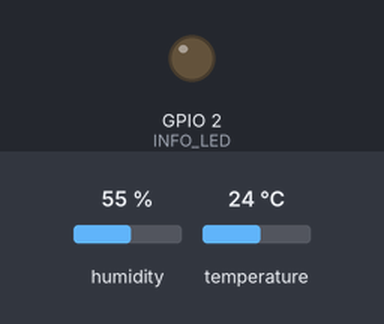
Bench run of a sketch on a simulated ESP32. Parts: output pins drawn as LEDs (lit = HIGH). The test bench sets the inputs (shaded band); at power-on: humidity 55 %, temperature 24 °C. WiFi joins after 1.5 s; servers stay silent unless stated; uploads are accepted with an empty reply; pins used as bus, display or sensor lines are not drawn; what the sketch prints to the serial monitor is not drawn. At 6.2 s the program puts the board to deep sleep or switches it off; the recording ends there.

Above: at 1.6 s.
At 4.6 s:
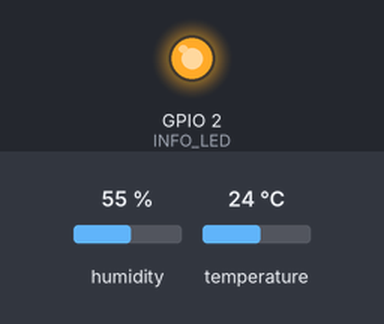
Timing chart, 0 to 6.2 s (numbered marks = the images above):
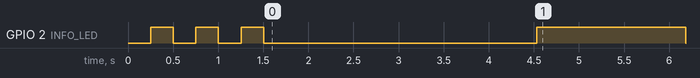

The sketch:

sensei.ino
```cpp
#include <WiFi.h>
#include <WiFiClientSecure.h>
#include <HTTPClient.h>
#include "esp_sleep.h"
#include "esp_wifi.h"

// Sensor
#include "DHT.h"

// Use this to configure the project
#include "config.h"
// Server client
#include "client.h"
/////////////////////
/// GLOBAL VARIABLES
/////////////////////////

// Status of the led that keeps info
bool infoLED = false;

//////////////////////////
/// Code
///////////////////////////

// Initialize DHT sensor
DHT dht(DHT_PIN, DHT_TYPE);

/**
Displays the device Mac address
*/
void printMac(){
  uint8_t mac[6];
  esp_err_t ret = esp_wifi_get_mac(WIFI_IF_STA, mac);
  if (ret == ESP_OK) {
    Serial.printf("%02x:%02x:%02x:%02x:%02x:%02x\n", mac[0], mac[1], mac[2], mac[3], mac[4], mac[5]);
  } else {
    Serial.println("Failed to get MAC address");
  }
}

void setup() {
  // Setup the pin
  pinMode(INFO_LED, OUTPUT);
  Serial.begin(115200);


  // Connect to WiFi
  WiFi.begin(WIFI_SSID, WIFI_PASSWORD);
  printMac();
  Serial.print("Connecting to WiFi...");
  while (WiFi.status() != WL_CONNECTED) {
    delay(250);
    Serial.print(".");
    printMac();
    infoLED = !infoLED;
    digitalWrite(INFO_LED, infoLED);
  }
  Serial.println("\nWiFi connected!");
  Serial.print("IP address: " );
  Serial.println(WiFi.localIP());

  Serial.println("DHT22 Temperature & Humidity Sensor");
  // Initialize the DHT sensor

  dht.begin();
  // Wait a moment for sensor to stabilize
  delay(2000);

  if (DHT_POWER_PIN > 0) {
    Serial.println("Using ping as power mode");
    pinMode(DHT_POWER_PIN, OUTPUT);
    digitalWrite(DHT_POWER_PIN, LOW);
  }


  // Make HTTPS request
  //makeHTTPSRequest();
}

void loop() {

  // Set the DHTPowerpin
  if (DHT_POWER_PIN > 0) {
    digitalWrite(DHT_POWER_PIN, HIGH);
    delay(1000); // wait to stabilize
  }
  // Read humidity and temperature
  float humidity = dht.readHumidity();
  float temperature = dht.readTemperature(); //

  // Check if readings are valid
  if (isnan(humidity) || isnan(temperature)) {
    Serial.println("Failed to read from DHT sensor!");
    delay(5000);
    return;
  }
  // Calculate heat index (feels like temperature)
  float heatIndex = dht.computeHeatIndex(temperature, humidity, false);

  // Make periodic requests
  digitalWrite(INFO_LED, HIGH);


  // Display readings on Serial Monitor
  Serial.println("───────────────SENSOR READ───────────────");
  Serial.print("Humidity: ");
  Serial.print(humidity);
  Serial.println(" %");

  Serial.print("Temperature: ");
  Serial.print(temperature);
  Serial.println(" °C");

  Serial.print("Heat Index: ");
  Serial.print(heatIndex);
  Serial.println(" °C");
  Serial.println("───────────────SENSOR READ───────────────");

  // JSON payload

  SensorData humidityData = { (String("humidity") + SENSOR_POSTFIX).c_str(), String(humidity).c_str()};
  SensorData temperatureData = { (String("temperature") + SENSOR_POSTFIX).c_str(), String(temperature).c_str()};
  SensorData heatIndexData = { (String("heat_index") + SENSOR_POSTFIX).c_str(), String(heatIndex).c_str()};

  makeHTTPSPOST(buildPayload(humidityData));
  makeHTTPSPOST(buildPayload(temperatureData));
  makeHTTPSPOST(buildPayload(heatIndexData));

  if (DHT_POWER_PIN > 0) {
    digitalWrite(DHT_POWER_PIN, LOW);
    delay(1000); // wait to stabilize
  }

  digitalWrite(INFO_LED, LOW);
  // Sleep mode
  //delay(SLEEP_SECONDS * 1000); // Wait between requests
  Serial.println("Deep Sleeping for " + String(SLEEP_SECONDS) + " seconds");
  esp_sleep_enable_timer_wakeup(SLEEP_SECONDS * 1000000); // microseconds
  esp_deep_sleep_start();
}
```

client.cpp
```cpp
#include <Arduino.h>
#include <WiFi.h>
#include <WiFiClientSecure.h>
#include <HTTPClient.h>

#include "config.h"
#include "client.h"


int checkHTTPPrefix(const String& url) {
  if (url.startsWith("http://")) {
    return URL_IS_HTTP;
  } else if (url.startsWith("https://")) {
    return URL_IS_HTTPS;
  } else {
    return URL_IS_INVALID_HTTP;
  }
}


///
/// Builds the JSON payload based on the sensors array.
///
String buildPayload(SensorData sensor) {

  String payload = "{";
  payload += "\"sensor_code\": \"" + sensor.sensorCode + "\",";
  payload += "\"value\": \"" + sensor.value + "\"";
  payload +="}";
  Serial.print("buildPayload");
  Serial.println(payload);
  return payload;
}


void makeHTTPSRequest() {
  WiFiClientSecure client;
  HTTPClient https;

  // Set the root CA certificate
  client.setCACert(ROOT_CA);

  // Alternative: Skip certificate validation (less secure)
  // client.setInsecure();

  Serial.println("Making HTTPS GET request...");

  if (https.begin(client, "https://httpbin.org/get")) {
    // Make GET request
    int httpCode = https.GET();

    if (httpCode > 0) {
      Serial.printf("HTTP response code: %d\n", httpCode);

      if (httpCode == HTTP_CODE_OK) {
        String payload = https.getString();
        Serial.println("Response:");
        Serial.println(payload);
      }
    } else {
      Serial.printf("HTTPS request failed, error: %s\n", https.errorToString(httpCode).c_str());
    }

    https.end();
  } else {
    Serial.println("Unable to connect to server");
  }
}


// Function to make POST request with JSON data
void makeHTTPSPOST(String payload) {
  WiFiClientSecure httpsClient;
  WiFiClient httpClient;
  HTTPClient https;

  String serverURL = SERVER_URL;
  String apiToken = SERVER_API_TOKEN;

  int url_type = checkHTTPPrefix(serverURL); // Added missing semicolon

  Serial.print("Making POST Request to: ");
  Serial.println(serverURL);
  Serial.printf("URL Type: %d\n", url_type);

  bool connectionSuccess = false;

  if (url_type == URL_IS_HTTPS) {
    // HTTPS connection
    httpsClient.setCACert(ROOT_CA);
    connectionSuccess = https.begin(httpsClient, serverURL);
    Serial.println("Using HTTPS connection");
  } else if (url_type == URL_IS_HTTP) {
    // HTTP connection
    connectionSuccess = https.begin(httpClient, serverURL);
    Serial.println("Using HTTP connection");
  } else {
    Serial.println("Error: Invalid URL format. Must start with http:// or https://");
    return;
  }

  if (connectionSuccess) {
    // Add headers
    https.addHeader("Content-Type", "application/json");
    https.addHeader("User-Agent", "Sensei Client ESP32 v1.0");

    // Add authorization header if token is provided
    if (apiToken.length() > 0) {
      https.addHeader("Authorization", "Bearer " + apiToken);
    }

    int httpCode = https.POST(payload);

    if (httpCode > 0) {
      Serial.printf("POST response code: %d\n", httpCode);

      if (httpCode == HTTP_CODE_OK || httpCode == HTTP_CODE_CREATED) {
        String response = https.getString();
        Serial.println("POST Response:");
        Serial.println(response);
      } else {
        Serial.printf("Server returned error code: %d\n", httpCode);
        String errorResponse = https.getString();
        if (errorResponse.length() > 0) {
          Serial.println("Error response:");
          Serial.println(errorResponse);
        }
      }
    } else {
      Serial.printf("POST request failed: %s\n", https.errorToString(httpCode).c_str());
    }

    https.end();
  } else {
    Serial.println("Failed to connect to server");
  }
}
```

client.h
```cpp
/**
  Sensei Client functions
 */

 #ifndef SENSEI_CLIENT_H

 #define SENSEI_CLIENT_H

struct SensorData {
  /// string id of he sensor
  String sensorCode;
  /// value as string
  String value;
};

// For indicating if the URL is a valid URL
#define URL_IS_HTTP   1
#define URL_IS_HTTPS  2
#define URL_IS_INVALID_HTTP 0

int checkHTTPPrefix(const String& url);

String buildPayload(SensorData sensor);

void makeHTTPSRequest();

void makeHTTPSPOST(String payload);

 #endif
 
```

secrets-template.h
```cpp
/*
Rename this file to secrets.h.

Update the wifi ssid and password values.

*/

#ifndef SECRETS_H
  #define SECRETS_H

  // Wifi Setup
  #define WIFI_SSID "ssid"
  #define WIFI_PASSWORD "password"

  #define SERVER_API_TOKEN "my-secret-token-123"
#endif
```

config.h
```cpp
// Include this for the secrets
#include "secrets.h"

#ifndef CONFIG_H
#define CONFIG_H

//
// You need to create a secrets.h file
// that WIFI_SSID and WIFI_PASSWORD
// See secrets-template.h
#include "secrets.h"

/////////////////////////////////
///   CONFIGURATION
/////////////////////////////////

//EXT
#define DHT_PIN 4       // GPIO pin where DHT11 data pin is connected
#define DHT_TYPE DHT11  // DHT sensor type
#define SENSOR_POSTFIX "_ext"
// If > 0 it will power on the pin during loop
#define DHT_POWER_PIN 16

// INT
//#define DHT_PIN 5       // GPIO pin where DHT11 data pin is connected
//#define DHT_TYPE DHT11  // DHT sensor type
//#define SENSOR_POSTFIX ""
// If > 0 it will power on the pin during loop
//#define DHT_POWER_PIN 17


// Onboard blue led pin
#define INFO_LED 2

// Time the microcontroler will be in deep sleep
#define SLEEP_SECONDS 1200
//#define SLEEP_SECONDS 12
// HTTPS
//#define SERVER_URL "https://httpbin.org/post"
#define SERVER_URL "http://192.168.4.160:3000/sensor_data"

// Amazon Root CA 1 - Root certificate for httpbin.org
#define ROOT_CA \
  "-----BEGIN CERTIFICATE-----\n" \
  "MIIEkjCCA3qgAwIBAgITBn+USionzfP6wq4rAfkI7rnExjANBgkqhkiG9w0BAQsF\n" \
  "ADCBmDELMAkGA1UEBhMCVVMxEDAOBgNVBAgTB0FyaXpvbmExEzARBgNVBAcTClNj\n" \
  "b3R0c2RhbGUxJTAjBgNVBAoTHFN0YXJmaWVsZCBUZWNobm9sb2dpZXMsIEluYy4x\n" \
  "OzA5BgNVBAMTMlN0YXJmaWVsZCBTZXJ2aWNlcyBSb290IENlcnRpZmljYXRlIEF1\n" \
  "dGhvcml0eSAtIEcyMB4XDTE1MDUyNTEyMDAwMFoXDTM3MTIzMTAxMDAwMFowOTEL\n" \
  "MAkGA1UEBhMCVVMxDzANBgNVBAoTBkFtYXpvbjEZMBcGA1UEAxMQQW1hem9uIFJv\n" \
  "b3QgQ0EgMTCCASIwDQYJKoZIhvcNAQEBBQADggEPADCCAQoCggEBALJ4gHHKeNXj\n" \
  "ca9HgFB0fW7Y14h29Jlo91ghYPl0hAEvrAIthtOgQ3pOsqTQNroBvo3bSMgHFzZM\n" \
  "9O6II8c+6zf1tRn4SWiw3te5djgdYZ6k/oI2peVKVuRF4fn9tBb6dNqcmzU5L/qw\n" \
  "IFAGbHrQgLKm+a/sRxmPUDgH3KKHOVj4utWp+UhnMJbulHheb4mjUcAwhmahRWa6\n" \
  "VOujw5H5SNz/0egwLX0tdHA114gk957EWW67c4cX8jJGKLhD+rcdqsq08p8kDi1L\n" \
  "93FcXmn/6pUCyziKrlA4b9v7LWIbxcceVOF34GfID5yHI9Y/QCB/IIDEgEw+OyQm\n" \
  "jgSubJrIqg0CAwEAAaOCATEwggEtMA8GA1UdEwEB/wQFMAMBAf8wDgYDVR0PAQH/\n" \
  "BAQDAgGGMB0GA1UdDgQWBBSEGMyFNOy8DJSULghZnMeyEE4KCDAfBgNVHSMEGDAW\n" \
  "gBScXwDfqgHXMCs4iKK4bUqc8hGRgzB4BggrBgEFBQcBAQRsMGowLgYIKwYBBQUH\n" \
  "MAGGImh0dHA6Ly9vY3NwLnJvb3RnMi5hbWF6b250cnVzdC5jb20wOAYIKwYBBQUH\n" \
  "MAKGLGh0dHA6Ly9jcnQucm9vdGcyLmFtYXpvbnRydXN0LmNvbS9yb290ZzIuY2Vy\n" \
  "MD0GA1UdHwQ2MDQwMqAwoC6GLGh0dHA6Ly9jcmwucm9vdGcyLmFtYXpvbnRydXN0\n" \
  "LmNvbS9yb290ZzIuY3JsMBEGA1UdIAQKMAgwBgYEVR0gADANBgkqhkiG9w0BAQsF\n" \
  "AAOCAQEAYjdCXLwQtT6LLOkMm2xF4gcAevnFWAu5CIw+7bMlPLVvUOTNNWqnkzSW\n" \
  "MiGpSESrnO09tKpzbeR/FoCJbM8oAxiDR3mjEH4wW6w7sGDgd9QIpuEdfF7Au/ma\n" \
  "eyKdpwAJfqxGF4PcnCZXmTA5YpaP7dreqsXMGz7KQ2hsVxa81Q4gLv7/wmpdLqBK\n" \
  "bRRYh5TmOTFffHPLkIhqhBGWJ6bt2YFGpn6jcgAKUj6DiAdjd4lpFw85hdKrCEVN\n" \
  "0FE6/V1dN2RMfjCyVSRCnTawXZwXgWHxyvkQAiSr6w10kY17RSlQOYiypok1JR4U\n" \
  "akcjMS9cmvqtmg5iUaQqqcT5NJ0hGA==\n" \
  "-----END CERTIFICATE-----\n"


#endif
//
```

Measured:
- by itself, GPIO 2 (INFO_LED): goes LOW 0.25 s, HIGH 0.25 s, LOW 0.25 s, HIGH 0.25 s, LOW 3.0 s, HIGH 1.7 s, then LOW
